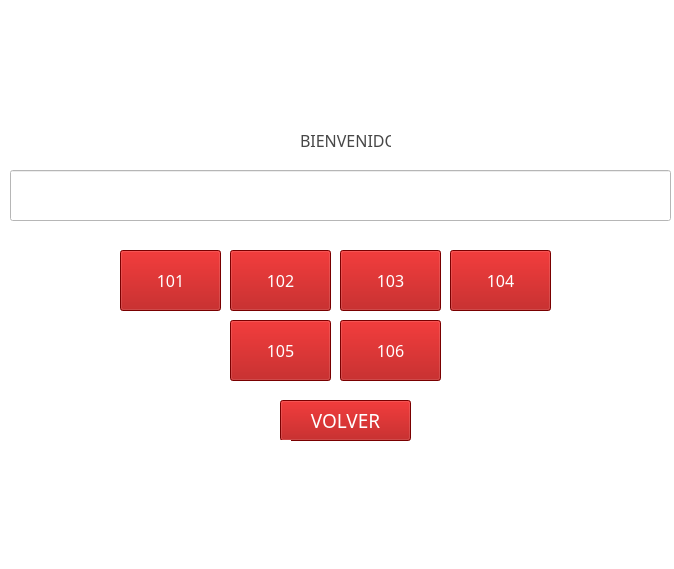
<?xml version="1.0" encoding="UTF-8"?>
<ui version="4.0">
 <class>MainWindow</class>
 <widget class="QMainWindow" name="MainWindow">
  <property name="geometry">
   <rect>
    <x>0</x>
    <y>0</y>
    <width>674</width>
    <height>569</height>
   </rect>
  </property>
  <property name="windowTitle">
   <string>MainWindow</string>
  </property>
  <property name="styleSheet">
   <string notr="true">background-color: rgb(255, 255, 255);</string>
  </property>
  <widget class="QWidget" name="centralwidget">
   <widget class="QPushButton" name="cuatro">
    <property name="geometry">
     <rect>
      <x>450</x>
      <y>250</y>
      <width>101</width>
      <height>61</height>
     </rect>
    </property>
    <property name="font">
     <font>
      <family>Bahnschrift</family>
      <pointsize>12</pointsize>
      <weight>50</weight>
      <italic>false</italic>
      <bold>false</bold>
     </font>
    </property>
    <property name="styleSheet">
     <string notr="true">color: rgb(255, 255, 255);
;
background-color: rgb(170, 0, 0);</string>
    </property>
    <property name="text">
     <string>104</string>
    </property>
   </widget>
   <widget class="QPushButton" name="dos">
    <property name="geometry">
     <rect>
      <x>230</x>
      <y>250</y>
      <width>101</width>
      <height>61</height>
     </rect>
    </property>
    <property name="font">
     <font>
      <family>Bahnschrift</family>
      <pointsize>12</pointsize>
      <weight>50</weight>
      <italic>false</italic>
      <bold>false</bold>
     </font>
    </property>
    <property name="styleSheet">
     <string notr="true">color: rgb(255, 255, 255);
;
background-color: rgb(170, 0, 0);</string>
    </property>
    <property name="text">
     <string>102</string>
    </property>
   </widget>
   <widget class="QPushButton" name="uno">
    <property name="geometry">
     <rect>
      <x>120</x>
      <y>250</y>
      <width>101</width>
      <height>61</height>
     </rect>
    </property>
    <property name="font">
     <font>
      <family>Bahnschrift</family>
      <pointsize>12</pointsize>
      <weight>50</weight>
      <italic>false</italic>
      <bold>false</bold>
     </font>
    </property>
    <property name="styleSheet">
     <string notr="true">color: rgb(255, 255, 255);
;
background-color: rgb(170, 0, 0);</string>
    </property>
    <property name="text">
     <string>101</string>
    </property>
   </widget>
   <widget class="QPushButton" name="cinco">
    <property name="geometry">
     <rect>
      <x>230</x>
      <y>320</y>
      <width>101</width>
      <height>61</height>
     </rect>
    </property>
    <property name="font">
     <font>
      <family>Bahnschrift</family>
      <pointsize>12</pointsize>
      <weight>50</weight>
      <italic>false</italic>
      <bold>false</bold>
     </font>
    </property>
    <property name="styleSheet">
     <string notr="true">color: rgb(255, 255, 255);
;
background-color: rgb(170, 0, 0);</string>
    </property>
    <property name="text">
     <string>105</string>
    </property>
   </widget>
   <widget class="QPushButton" name="tres">
    <property name="geometry">
     <rect>
      <x>340</x>
      <y>250</y>
      <width>101</width>
      <height>61</height>
     </rect>
    </property>
    <property name="font">
     <font>
      <family>Bahnschrift</family>
      <pointsize>12</pointsize>
      <weight>50</weight>
      <italic>false</italic>
      <bold>false</bold>
     </font>
    </property>
    <property name="styleSheet">
     <string notr="true">color: rgb(255, 255, 255);
;
background-color: rgb(170, 0, 0);</string>
    </property>
    <property name="text">
     <string>103</string>
    </property>
   </widget>
   <widget class="QLineEdit" name="linea">
    <property name="geometry">
     <rect>
      <x>10</x>
      <y>170</y>
      <width>661</width>
      <height>51</height>
     </rect>
    </property>
    <property name="font">
     <font>
      <family>Bahnschrift</family>
     </font>
    </property>
    <property name="styleSheet">
     <string notr="true">background-color: rgb(255, 255, 255);</string>
    </property>
   </widget>
   <widget class="QLabel" name="label_2">
    <property name="geometry">
     <rect>
      <x>300</x>
      <y>120</y>
      <width>91</width>
      <height>41</height>
     </rect>
    </property>
    <property name="font">
     <font>
      <family>Bahnschrift</family>
      <pointsize>12</pointsize>
      <weight>50</weight>
      <italic>false</italic>
      <bold>false</bold>
     </font>
    </property>
    <property name="styleSheet">
     <string notr="true">background-color: rgb(255, 255, 255);
color: rgb(71, 71, 71);</string>
    </property>
    <property name="text">
     <string>BIENVENIDO</string>
    </property>
   </widget>
   <widget class="QPushButton" name="seis">
    <property name="geometry">
     <rect>
      <x>340</x>
      <y>320</y>
      <width>101</width>
      <height>61</height>
     </rect>
    </property>
    <property name="font">
     <font>
      <family>Bahnschrift</family>
      <pointsize>12</pointsize>
      <weight>50</weight>
      <italic>false</italic>
      <bold>false</bold>
     </font>
    </property>
    <property name="styleSheet">
     <string notr="true">color: rgb(255, 255, 255);
;
background-color: rgb(170, 0, 0);</string>
    </property>
    <property name="text">
     <string>106</string>
    </property>
   </widget>
   <widget class="QPushButton" name="volver">
    <property name="geometry">
     <rect>
      <x>280</x>
      <y>400</y>
      <width>131</width>
      <height>41</height>
     </rect>
    </property>
    <property name="font">
     <font>
      <family>Bahnschrift</family>
      <pointsize>14</pointsize>
      <weight>50</weight>
      <italic>false</italic>
      <bold>false</bold>
     </font>
    </property>
    <property name="styleSheet">
     <string notr="true">color: rgb(255, 255, 255);
;
background-color: rgb(170, 0, 0);</string>
    </property>
    <property name="text">
     <string>VOLVER</string>
    </property>
   </widget>
   <widget class="QLabel" name="label">
    <property name="geometry">
     <rect>
      <x>480</x>
      <y>430</y>
      <width>141</width>
      <height>101</height>
     </rect>
    </property>
    <property name="styleSheet">
     <string notr="true">image: url(:/jj/1556139309_996585_1556139662_noticia_normal.jpg);</string>
    </property>
    <property name="text">
     <string/>
    </property>
   </widget>
   <widget class="QLabel" name="label_3">
    <property name="geometry">
     <rect>
      <x>110</x>
      <y>10</y>
      <width>421</width>
      <height>101</height>
     </rect>
    </property>
    <property name="styleSheet">
     <string notr="true">image: url(:/logo1/logo1.png);</string>
    </property>
    <property name="text">
     <string/>
    </property>
   </widget>
   <widget class="QLabel" name="label_4">
    <property name="geometry">
     <rect>
      <x>10</x>
      <y>440</y>
      <width>281</width>
      <height>91</height>
     </rect>
    </property>
    <property name="styleSheet">
     <string notr="true">image: url(:/logo3/logo3.jpg);</string>
    </property>
    <property name="text">
     <string/>
    </property>
   </widget>
  </widget>
  <widget class="QMenuBar" name="menubar">
   <property name="geometry">
    <rect>
     <x>0</x>
     <y>0</y>
     <width>674</width>
     <height>21</height>
    </rect>
   </property>
  </widget>
  <widget class="QStatusBar" name="statusbar"/>
 </widget>
 <resources>
  <include location="../logo3.qrc"/>
  <include location="../logo2.qrc"/>
  <include location="../Logo1.qrc"/>
  <include location="imjj.qrc"/>
 </resources>
 <connections/>
</ui>
